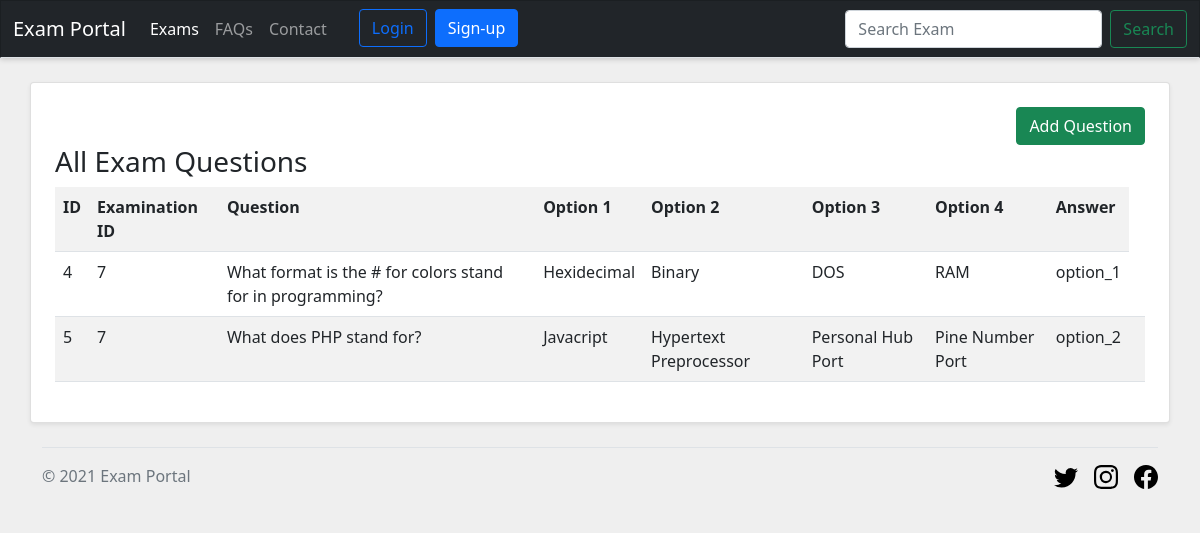
Screenshot of /exam_questions.php?id=7 with the database file from the repository.
### tables this page shows
CREATE TABLE `questions` (
  `id` int(11) NOT NULL,
  `examinations_id` int(11) DEFAULT NULL,
  `question` text NOT NULL,
  `option_1` text DEFAULT NULL,
  `option_2` text DEFAULT NULL,
  `option_3` text DEFAULT NULL,
  `option_4` text DEFAULT NULL,
  `answer` text DEFAULT NULL
);

### exam_questions.php (the view, shortened to what this page needs)
<?php
require_once("config/db.php");
$query = "SELECT * FROM `questions` WHERE examinations_id =".$_REQUEST['id'];
$result = mysqli_query($connection, $query);
?>
<?php require_once("header.php"); ?>
<section>
    <div class="container card rounded bg-white shadow-sm my-4 p-4">
        <div>
            <a class="btn btn-success float-end" href="add_question.php?exam_id=<?php echo $_REQUEST['id'] ?>">Add Question</a>
        </div>
        <h3>All Exam Questions</h3>
        <table class="table table-striped table-hover">
            <tr>
                <th>ID</th>
                <th>Examination ID</th>
                <th>Question</th>
                <th>Option 1</th>
                <th>Option 2</th>
                <th>Option 3</th>
                <th>Option 4</th>
                <th>Answer</th>
            </tr>
            <?php
            if($result->num_rows > 0){
                while($question_data = mysqli_fetch_array($result)){
            ?>
            <tr>
                <td><?php echo $question_data['id']; ?></td>
                <td><?php echo $question_data['examinations_id']; ?></td>
                <td><?php echo $question_data['question']; ?></td>
                <td><?php echo $question_data['option_1']; ?></td>
                <td><?php echo $question_data['option_2']; ?></td>
                <td><?php echo $question_data['option_3']; ?></td>
                <td><?php echo $question_data['option_4']; ?></td>
                <td><?php echo $question_data['answer']; ?></td>
                <td class="nowrap">
                </td>
            </tr>
            <?php }}else{
                echo '<h6 class="text-danger">No exam questions recorded yet.</h6>';
            } ?>
        </table>
    </div>
</section>
<?php require_once("footer.php"); ?>

### resources/css/site.css (style rules this page uses)
body { background-color: #efefef !important; }
.nowrap { white-space: nowrap; }

### rows the page displays
questions: id "4", examinations "7", question "What format is the # for colors stand for in programming?", option_1 "Hexidecimal", option_2 "Binary", option_3 "DOS", option_4 "RAM", answer "option_1"
questions: id "5", examinations "7", question "What does PHP stand for?", option_1 "Javacript", option_2 "Hypertext Preprocessor", option_3 "Personal Hub Port", option_4 "Pine Number Port", answer "option_2"
